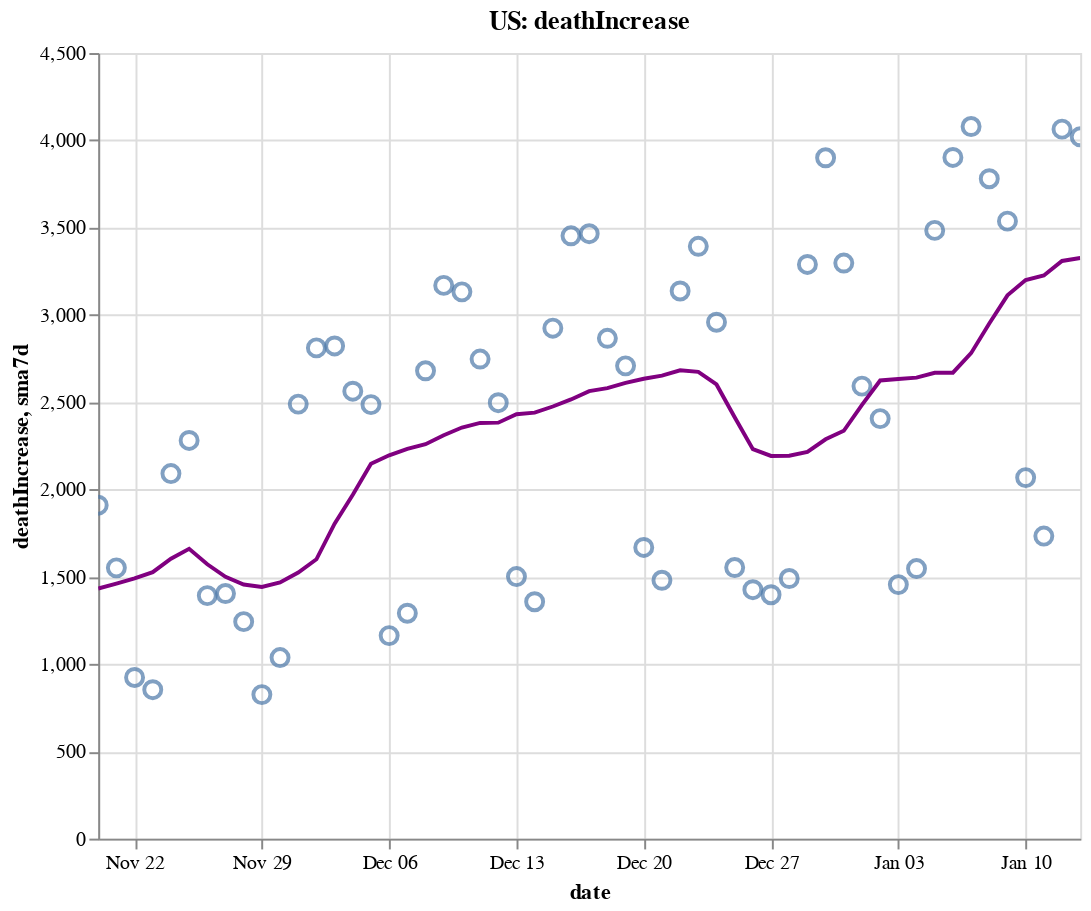

This figure's notebook cell:
### Code cell
create_plot(us, 'deathIncrease')

### Figure 1 — Vega-Lite specification as saved in the notebook (floating-point values rounded to 4 significant figures)
{"config": {"view": {"continuousWidth": 400, "continuousHeight": 300}}, "layer": [{"layer": [{"mark": {"type": "point", "size": 75}, "encoding": {"tooltip": [{"type": "temporal", "field": "date"}, {"type": "quantitative", "field": "deathIncrease"}, {"type": "quantitative", "field": "sma7d"}], "x": {"type": "temporal", "field": "date"}, "y": {"type": "quantitative", "field": "deathIncrease"}}, "selection": {"selector006": {"type": "interval", "bind": "scales", "encodings": ["x", "y"]}}}, {"mark": {"type": "line", "color": "purple"}, "encoding": {"x": {"type": "temporal", "field": "date"}, "y": {"type": "quantitative", "field": "sma7d"}}}]}, {"mark": {"type": "rule", "color": "#aaa"}, "encoding": {"x": {"type": "temporal", "field": "date"}}, "transform": [{"filter": {"selection": "selector005"}}]}, {"mark": "circle", "encoding": {"opacity": {"condition": {"value": 1, "selection": "selector005"}, "value": 0}, "tooltip": [{"type": "temporal", "field": "date"}, {"type": "quantitative", "field": "deathIncrease"}, {"type": "quantitative", "field": "sma7d"}], "x": {"type": "temporal", "field": "date"}, "y": {"type": "quantitative", "field": "deathIncrease"}}, "selection": {"selector005": {"type": "single", "encodings": ["x"], "on": "mouseover", "nearest": true, "empty": "none"}}}, {"mark": {"type": "text", "align": "left", "dx": 5, "dy": -5, "stroke": "white", "strokeWidth": 2}, "encoding": {"text": {"type": "quantitative", "field": "deathIncrease"}, "tooltip": [{"type": "temporal", "field": "date"}, {"type": "quantitative", "field": "deathIncrease"}, {"type": "quantitative", "field": "sma7d"}], "x": {"type": "temporal", "field": "date"}, "y": {"type": "quantitative", "field": "deathIncrease"}}, "transform": [{"filter": {"selection": "selector005"}}]}, {"mark": {"type": "text", "align": "left", "dx": 5, "dy": -5}, "encoding": {"text": {"type": "quantitative", "field": "deathIncrease"}, "tooltip": [{"type": "temporal", "field": "date"}, {"type": "quantitative", "field": "deathIncrease"}, {"type": "quantitative", "field": "sma7d"}], "x": {"type": "temporal", "field": "date"}, "y": {"type": "quantitative", "field": "deathIncrease"}}, "transform": [{"filter": {"selection": "selector005"}}]}], "data": {"name": "data-dd026bbd2ccb80ae851a692b72615b78"}, "height": 400, "title": "US: deathIncrease", "width": 500, "$schema": "https://vega.github.io/schema/vega-lite/v4.8.1.json", "datasets": {"data-dd026bbd2ccb80ae851a692b72615b78": [{"date": "2020-11-20T00:00:00", "totalTestResultsIncrease": 1940000.0, "positiveIncrease": 196500.0, "death": 246100.0, "deathIncrease": 1910.0, "positiveRate": 0.101, "state": "US", "sma7d": 1433.0}, {"date": "2020-11-21T00:00:00", "totalTestResultsIncrease": 2051000.0, "positiveIncrease": 183200.0, "death": 247600.0, "deathIncrease": 1551.0, "positiveRate": 0.089, "state": "US", "sma7d": 1461.0}, {"date": "2020-11-22T00:00:00", "totalTestResultsIncrease": 1771000.0, "positiveIncrease": 153800.0, "death": 248600.0, "deathIncrease": 923.0, "positiveRate": 0.087, "state": "US", "sma7d": 1491.0}, {"date": "2020-11-23T00:00:00", "totalTestResultsIncrease": 1749000.0, "positiveIncrease": 154600.0, "death": 249400.0, "deathIncrease": 853.0, "positiveRate": 0.088, "state": "US", "sma7d": 1526.0}, {"date": "2020-11-24T00:00:00", "totalTestResultsIncrease": 1806000.0, "positiveIncrease": 165300.0, "death": 251500.0, "deathIncrease": 2091.0, "positiveRate": 0.092, "state": "US", "sma7d": 1603.0}, {"date": "2020-11-25T00:00:00", "totalTestResultsIncrease": 1829000.0, "positiveIncrease": 187700.0, "death": 253800.0, "deathIncrease": 2281.0, "positiveRate": 0.103, "state": "US", "sma7d": 1660.0}, {"date": "2020-11-26T00:00:00", "totalTestResultsIncrease": 1331000.0, "positiveIncrease": 129100.0, "death": 255200.0, "deathIncrease": 1392.0, "positiveRate": 0.097, "state": "US", "sma7d": 1572.0}, {"date": "2020-11-27T00:00:00", "totalTestResultsIncrease": 2044000.0, "positiveIncrease": 198300.0, "death": 256600.0, "deathIncrease": 1404.0, "positiveRate": 0.097, "state": "US", "sma7d": 1499.0}, {"date": "2020-11-28T00:00:00", "totalTestResultsIncrease": 1616000.0, "positiveIncrease": 151100.0, "death": 257800.0, "deathIncrease": 1243.0, "positiveRate": 0.093, "state": "US", "sma7d": 1455.0}, {"date": "2020-11-29T00:00:00", "totalTestResultsIncrease": 1287000.0, "positiveIncrease": 137000.0, "death": 258700.0, "deathIncrease": 825.0, "positiveRate": 0.106, "state": "US", "sma7d": 1441.0}, {"date": "2020-11-30T00:00:00", "totalTestResultsIncrease": 1613000.0, "positiveIncrease": 149500.0, "death": 259700.0, "deathIncrease": 1037.0, "positiveRate": 0.093, "state": "US", "sma7d": 1468.0}, {"date": "2020-12-01T00:00:00", "totalTestResultsIncrease": 1456000.0, "positiveIncrease": 179100.0, "death": 262200.0, "deathIncrease": 2489.0, "positiveRate": 0.123, "state": "US", "sma7d": 1524.0}, {"date": "2020-12-02T00:00:00", "totalTestResultsIncrease": 1560000.0, "positiveIncrease": 201700.0, "death": 265000.0, "deathIncrease": 2811.0, "positiveRate": 0.129, "state": "US", "sma7d": 1600.0}, {"date": "2020-12-03T00:00:00", "totalTestResultsIncrease": 1893000.0, "positiveIncrease": 214800.0, "death": 267800.0, "deathIncrease": 2822.0, "positiveRate": 0.113, "state": "US", "sma7d": 1804.0}, {"date": "2020-12-04T00:00:00", "totalTestResultsIncrease": 1862000.0, "positiveIncrease": 228900.0, "death": 270400.0, "deathIncrease": 2563.0, "positiveRate": 0.123, "state": "US", "sma7d": 1970.0}, {"date": "2020-12-05T00:00:00", "totalTestResultsIncrease": 2222000.0, "positiveIncrease": 217800.0, "death": 272900.0, "deathIncrease": 2486.0, "positiveRate": 0.098, "state": "US", "sma7d": 2148.0}, {"date": "2020-12-06T00:00:00", "totalTestResultsIncrease": 1620000.0, "positiveIncrease": 182400.0, "death": 274000.0, "deathIncrease": 1163.0, "positiveRate": 0.113, "state": "US", "sma7d": 2196.0}, {"date": "2020-12-07T00:00:00", "totalTestResultsIncrease": 1726000.0, "positiveIncrease": 181500.0, "death": 275300.0, "deathIncrease": 1291.0, "positiveRate": 0.105, "state": "US", "sma7d": 2232.0}, {"date": "2020-12-08T00:00:00", "totalTestResultsIncrease": 1652000.0, "positiveIncrease": 216000.0, "death": 278000.0, "deathIncrease": 2680.0, "positiveRate": 0.131, "state": "US", "sma7d": 2259.0}, {"date": "2020-12-09T00:00:00", "totalTestResultsIncrease": 1804000.0, "positiveIncrease": 215000.0, "death": 281200.0, "deathIncrease": 3169.0, "positiveRate": 0.119, "state": "US", "sma7d": 2311.0}, {"date": "2020-12-10T00:00:00", "totalTestResultsIncrease": 1887000.0, "positiveIncrease": 219300.0, "death": 284300.0, "deathIncrease": 3132.0, "positiveRate": 0.116, "state": "US", "sma7d": 2355.0}, {"date": "2020-12-11T00:00:00", "totalTestResultsIncrease": 1987000.0, "positiveIncrease": 235500.0, "death": 287000.0, "deathIncrease": 2747.0, "positiveRate": 0.118, "state": "US", "sma7d": 2381.0}, {"date": "2020-12-12T00:00:00", "totalTestResultsIncrease": 1835000.0, "positiveIncrease": 225300.0, "death": 289500.0, "deathIncrease": 2497.0, "positiveRate": 0.123, "state": "US", "sma7d": 2383.0}, {"date": "2020-12-13T00:00:00", "totalTestResultsIncrease": 1770000.0, "positiveIncrease": 186800.0, "death": 291000.0, "deathIncrease": 1501.0, "positiveRate": 0.106, "state": "US", "sma7d": 2431.0}, {"date": "2020-12-14T00:00:00", "totalTestResultsIncrease": 2096000.0, "positiveIncrease": 192900.0, "death": 292400.0, "deathIncrease": 1357.0, "positiveRate": 0.092, "state": "US", "sma7d": 2440.0}, {"date": "2020-12-15T00:00:00", "totalTestResultsIncrease": 1797000.0, "positiveIncrease": 190600.0, "death": 295300.0, "deathIncrease": 2924.0, "positiveRate": 0.106, "state": "US", "sma7d": 2475.0}, {"date": "2020-12-16T00:00:00", "totalTestResultsIncrease": 1802000.0, "positiveIncrease": 231800.0, "death": 298800.0, "deathIncrease": 3453.0, "positiveRate": 0.129, "state": "US", "sma7d": 2516.0}, {"date": "2020-12-17T00:00:00", "totalTestResultsIncrease": 1865000.0, "positiveIncrease": 241000.0, "death": 302200.0, "deathIncrease": 3465.0, "positiveRate": 0.129, "state": "US", "sma7d": 2563.0}, {"date": "2020-12-18T00:00:00", "totalTestResultsIncrease": 2198000.0, "positiveIncrease": 239700.0, "death": 305100.0, "deathIncrease": 2866.0, "positiveRate": 0.109, "state": "US", "sma7d": 2580.0}, {"date": "2020-12-19T00:00:00", "totalTestResultsIncrease": 1762000.0, "positiveIncrease": 203300.0, "death": 307800.0, "deathIncrease": 2708.0, "positiveRate": 0.115, "state": "US", "sma7d": 2611.0}, {"date": "2020-12-20T00:00:00", "totalTestResultsIncrease": 1792000.0, "positiveIncrease": 197000.0, "death": 309500.0, "deathIncrease": 1668.0, "positiveRate": 0.11, "state": "US", "sma7d": 2634.0}, {"date": "2020-12-21T00:00:00", "totalTestResultsIncrease": 2025000.0, "positiveIncrease": 179000.0, "death": 311000.0, "deathIncrease": 1480.0, "positiveRate": 0.088, "state": "US", "sma7d": 2652.0}, {"date": "2020-12-22T00:00:00", "totalTestResultsIncrease": 1727000.0, "positiveIncrease": 190100.0, "death": 314100.0, "deathIncrease": 3137.0, "positiveRate": 0.11, "state": "US", "sma7d": 2682.0}, {"date": "2020-12-23T00:00:00", "totalTestResultsIncrease": 1740000.0, "positiveIncrease": 221900.0, "death": 317500.0, "deathIncrease": 3393.0, "positiveRate": 0.128, "state": "US", "sma7d": 2674.0}, {"date": "2020-12-24T00:00:00", "totalTestResultsIncrease": 1937000.0, "positiveIncrease": 204300.0, "death": 320400.0, "deathIncrease": 2958.0, "positiveRate": 0.105, "state": "US", "sma7d": 2601.0}, {"date": "2020-12-25T00:00:00", "totalTestResultsIncrease": 1373000.0, "positiveIncrease": 125900.0, "death": 322000.0, "deathIncrease": 1553.0, "positiveRate": 0.092, "state": "US", "sma7d": 2414.0}, {"date": "2020-12-26T00:00:00", "totalTestResultsIncrease": 2122000.0, "positiveIncrease": 190100.0, "death": 323400.0, "deathIncrease": 1426.0, "positiveRate": 0.09, "state": "US", "sma7d": 2231.0}, {"date": "2020-12-27T00:00:00", "totalTestResultsIncrease": 1340000.0, "positiveIncrease": 153000.0, "death": 324800.0, "deathIncrease": 1397.0, "positiveRate": 0.114, "state": "US", "sma7d": 2192.0}, {"date": "2020-12-28T00:00:00", "totalTestResultsIncrease": 1477000.0, "positiveIncrease": 163300.0, "death": 326300.0, "deathIncrease": 1490.0, "positiveRate": 0.111, "state": "US", "sma7d": 2193.0}, {"date": "2020-12-29T00:00:00", "totalTestResultsIncrease": 1292000.0, "positiveIncrease": 196100.0, "death": 329600.0, "deathIncrease": 3289.0, "positiveRate": 0.152, "state": "US", "sma7d": 2215.0}, {"date": "2020-12-30T00:00:00", "totalTestResultsIncrease": 1534000.0, "positiveIncrease": 225900.0, "death": 333500.0, "deathIncrease": 3900.0, "positiveRate": 0.147, "state": "US", "sma7d": 2288.0}, {"date": "2020-12-31T00:00:00", "totalTestResultsIncrease": 1748000.0, "positiveIncrease": 223000.0, "death": 336800.0, "deathIncrease": 3297.0, "positiveRate": 0.128, "state": "US", "sma7d": 2336.0}, {"date": "2021-01-01T00:00:00", "totalTestResultsIncrease": 1360000.0, "positiveIncrease": 180500.0, "death": 339400.0, "deathIncrease": 2592.0, "positiveRate": 0.133, "state": "US", "sma7d": 2484.0}, {"date": "2021-01-02T00:00:00", "totalTestResultsIncrease": 2060000.0, "positiveIncrease": 279400.0, "death": 341800.0, "deathIncrease": 2406.0, "positiveRate": 0.136, "state": "US", "sma7d": 2624.0}, {"date": "2021-01-03T00:00:00", "totalTestResultsIncrease": 1401000.0, "positiveIncrease": 207800.0, "death": 343300.0, "deathIncrease": 1455.0, "positiveRate": 0.148, "state": "US", "sma7d": 2633.0}, {"date": "2021-01-04T00:00:00", "totalTestResultsIncrease": 1569000.0, "positiveIncrease": 178400.0, "death": 344800.0, "deathIncrease": 1547.0, "positiveRate": 0.114, "state": "US", "sma7d": 2641.0}, {"date": "2021-01-05T00:00:00", "totalTestResultsIncrease": 1679000.0, "positiveIncrease": 215100.0, "death": 348300.0, "deathIncrease": 3484.0, "positiveRate": 0.128, "state": "US", "sma7d": 2669.0}, {"date": "2021-01-06T00:00:00", "totalTestResultsIncrease": 1601000.0, "positiveIncrease": 248100.0, "death": 352200.0, "deathIncrease": 3902.0, "positiveRate": 0.155, "state": "US", "sma7d": 2669.0}, {"date": "2021-01-07T00:00:00", "totalTestResultsIncrease": 1915000.0, "positiveIncrease": 269300.0, "death": 356300.0, "deathIncrease": 4079.0, "positiveRate": 0.141, "state": "US", "sma7d": 2781.0}, {"date": "2021-01-08T00:00:00", "totalTestResultsIncrease": 2117000.0, "positiveIncrease": 292200.0, "death": 360000.0, "deathIncrease": 3780.0, "positiveRate": 0.138, "state": "US", "sma7d": 2950.0}, {"date": "2021-01-09T00:00:00", "totalTestResultsIncrease": 2064000.0, "positiveIncrease": 266400.0, "death": 363600.0, "deathIncrease": 3537.0, "positiveRate": 0.129, "state": "US", "sma7d": 3112.0}, {"date": "2021-01-10T00:00:00", "totalTestResultsIncrease": 1988000.0, "positiveIncrease": 227700.0, "death": 365700.0, "deathIncrease": 2068.0, "positiveRate": 0.115, "state": "US", "sma7d": 3200.0}, {"date": "2021-01-11T00:00:00", "totalTestResultsIncrease": 1844000.0, "positiveIncrease": 194100.0, "death": 367400.0, "deathIncrease": 1733.0, "positiveRate": 0.105, "state": "US", "sma7d": 3226.0}, {"date": "2021-01-12T00:00:00", "totalTestResultsIncrease": 1924000.0, "positiveIncrease": 214800.0, "death": 371400.0, "deathIncrease": 4064.0, "positiveRate": 0.112, "state": "US", "sma7d": 3309.0}, {"date": "2021-01-13T00:00:00", "totalTestResultsIncrease": 1780000.0, "positiveIncrease": 218700.0, "death": 375200.0, "deathIncrease": 4020.0, "positiveRate": 0.123, "state": "US", "sma7d": 3326.0}]}}
